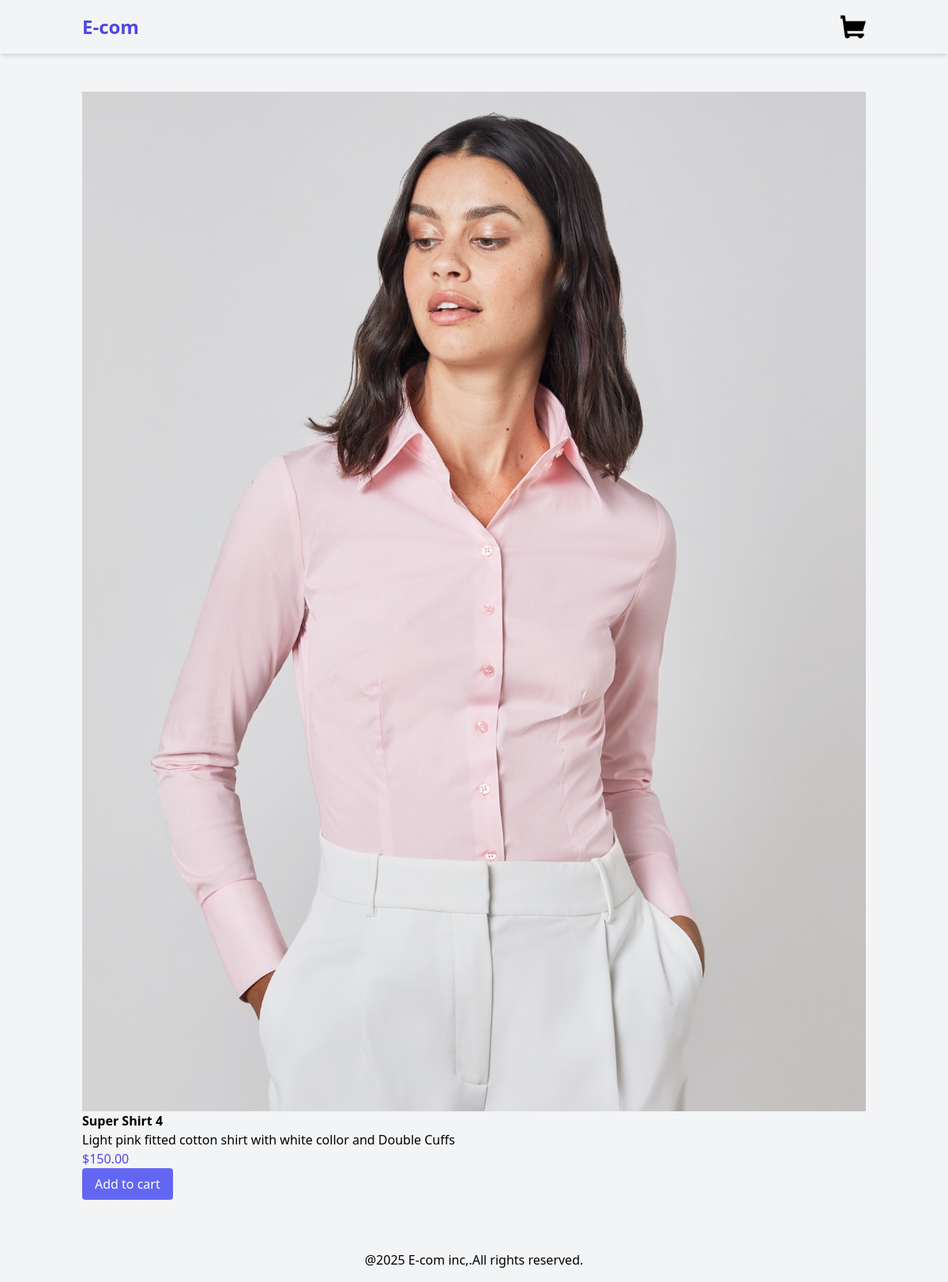
Screenshot of /product/3/super-shirt-4/ with the database file from the repository.
### products/models.py (models this page shows, shortened)
class Product(models.Model):
    category=models.ForeignKey(Category,related_name="products",on_delete=models.CASCADE)
    name=models.CharField( max_length=250)
    slug=models.SlugField(max_length=250)
    description=models.TextField(max_length=250,blank=True)
    price=models.DecimalField(max_digits=10,decimal_places=2)
    available=models.BooleanField(default=True)
    created=models.DateTimeField(auto_now_add=True)
    updated=models.DateTimeField(auto_now=True)
    image=models.ImageField(upload_to='products',blank=True,null=True)

### products/views.py (the view)
# urls.py: path('product/<int:id>/<slug:slug>/',views.product_detail,name='product_detail'),
def product_detail(request,id,slug):
    product=get_object_or_404(Product,id=id,slug=slug,available=True)
    return render(request,'products/product/detail.html',context={'product':product})

### products/templates/products/product/detail.html (shortened to what this page needs)
{% extends 'base.html' %}
{% block content %}
<div class="container mx-auto p-4 flex">
<div>
    {% if product.image %}
    <img src="{{product.image.url}}" alt={{product.name}} class="max-h-[80vh]">
    {% else %}
    <p>product is not available</p>
    {% endif %}
    <h3 class="font-semibold">{{product.name}}</h3>
    <p>{{product.description}}</p>
    <p class="text-indigo-600">${{product.price}}</p>
    <form action="{% url 'cart:cart_add' product.id%}" method="post" id="add-to-cart-form">
        <button type="submit" class="bg-indigo-500 text-white py-2 px-4 rounded">Add to cart</button>
    </form>
</div>
</div>
{% endblock %}

### rows the page displays
Product: image (picture), name "Super Shirt 4", description "Light pink fitted cotton shirt with white collor and Double Cuffs", price "150.00"
